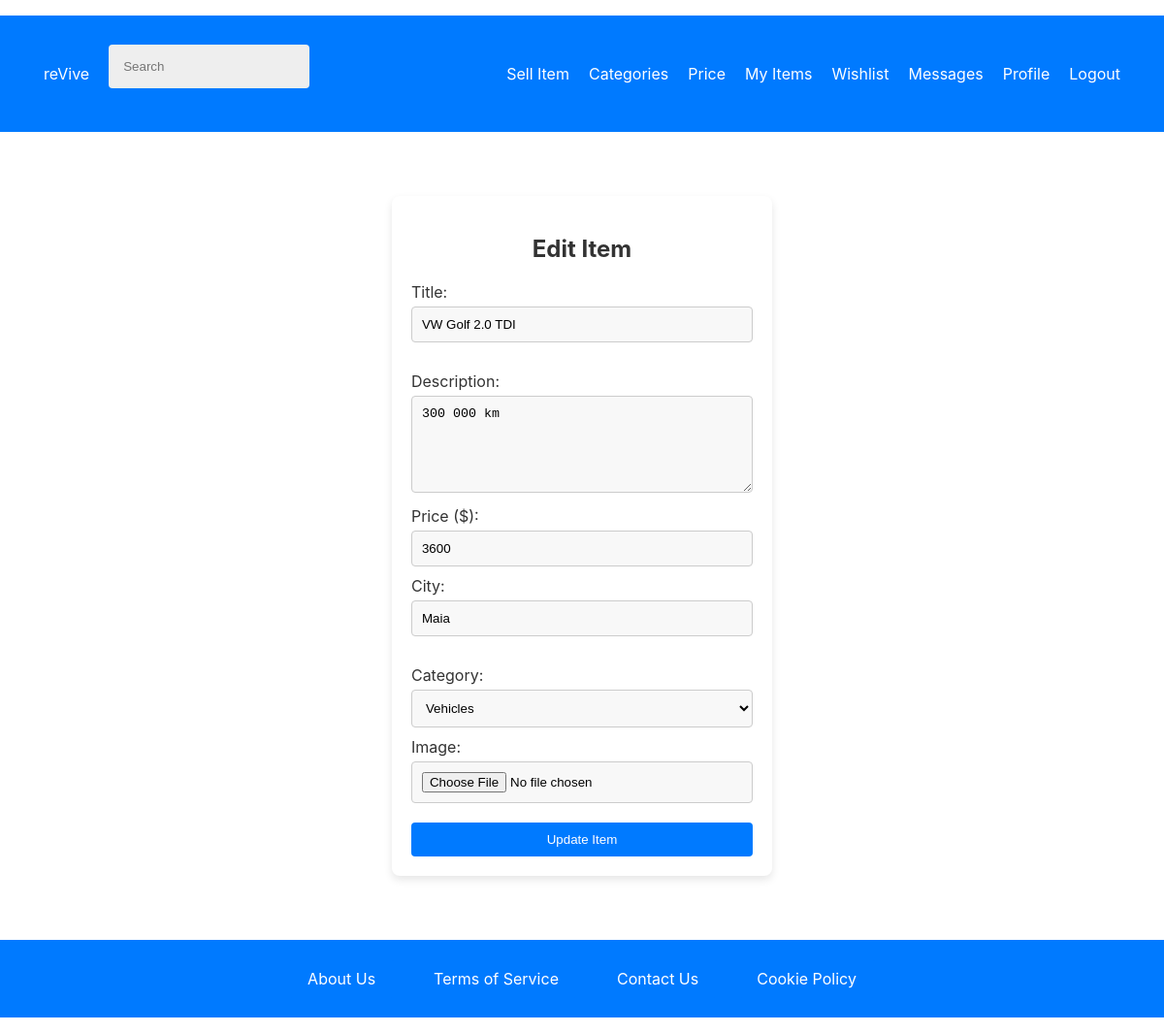
Page /pages/edit_item.php?item_id=7 (signed in) on the earlier database version.
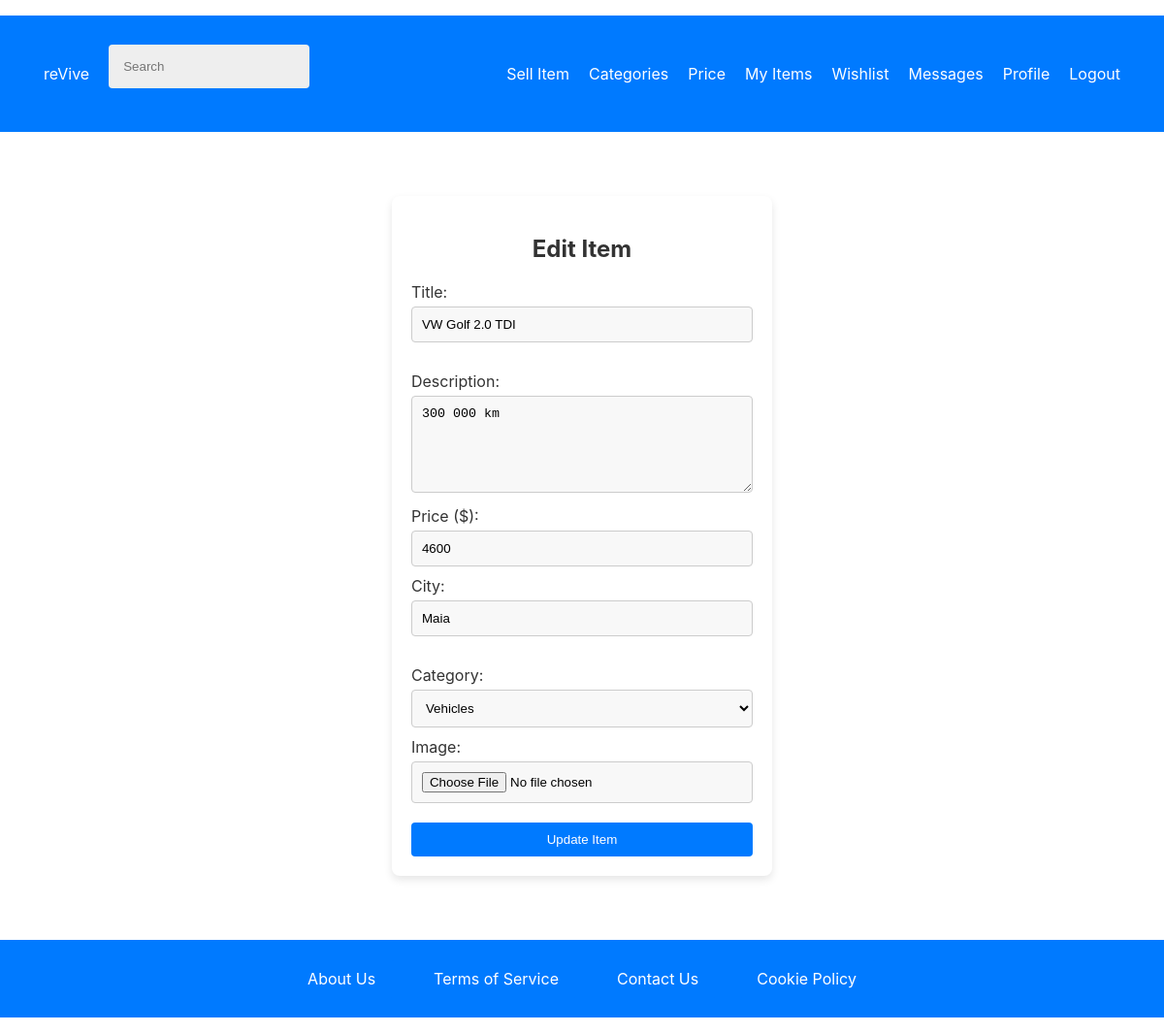
Same page on the later database version.
### tables this page shows
CREATE TABLE items (
    item_id INTEGER PRIMARY KEY AUTOINCREMENT,
    user_id INTEGER NOT NULL,
    category_id INTEGER NOT NULL,
    title TEXT NOT NULL,
    description TEXT NOT NULL,
    city TEXT NOT NULL,
    price REAL NOT NULL,
    image_path TEXT, sold_date TEXT,
    FOREIGN KEY (user_id) REFERENCES users(user_id),
    FOREIGN KEY (category_id) REFERENCES categories(category_id)
);

CREATE TABLE categories (
    category_id INTEGER PRIMARY KEY AUTOINCREMENT,
    name TEXT NOT NULL UNIQUE
);

### database/items.class.php (called while the page is built, shortened)
<?php
class Item {
    public function __construct(array $data = []) {
        $this->category_id = $data['category_id'] ?? 0;
        $this->title = $data['title'] ?? '';
        $this->description = $data['description'] ?? '';
        $this->city = $data['city'] ?? '';
        $this->price = isset($data['price']) ? (float)$data['price'] : 0.0;
    }
    static function getItemById(PDO $db, int $id): ?Item {
        $stmt = $db->prepare('SELECT * FROM items WHERE item_id = ?');
        $stmt->execute([$id]);
        $item = $stmt->fetch(PDO::FETCH_ASSOC);
        return $item ? new Item($item) : null;
    }
}
?>

### database/categories.class.php (called while the page is built, shortened)
<?php
class Category {
    public static function getAllCategories(PDO $db): array {
        $stmt = $db->prepare("SELECT * FROM categories");
        $stmt->execute();
        return $stmt->fetchAll(PDO::FETCH_ASSOC);
    }
}
?>

### pages/edit_item.php (the view, shortened to what this page needs)
<?php
require_once(__DIR__ . '/../templates/common.php');
require_once(__DIR__ . '/../database/connection.db.php');
require_once(__DIR__ . '/../database/items.class.php');
require_once(__DIR__ . '/../database/categories.class.php');
$db = getDatabaseConnection();
$itemId = intval($_GET['item_id'] ?? 0);
$item = Item::getItemById($db, $itemId);
$categories = Category::getAllCategories($db);
?>
<link rel="stylesheet" type="text/css" href="../styles/add_item.css">
<div class="add_item_container">
    <form action="../actions/action_edit_item.php" method="post" enctype="multipart/form-data">
        <h2>Edit Item</h2>
        <label for="title">Title:</label>
        <input type="text" id="title" name="title" value="<?= htmlspecialchars($item->title) ?>" required>
        <label for="description">Description:</label>
        <textarea id="description" name="description" required><?= htmlspecialchars($item->description) ?></textarea>
        <label for="price">Price ($):</label>
        <input type="number" id="price" name="price" value="<?= htmlspecialchars($item->price) ?>" step="0.01" required>
        <label for="city">City:</label>
        <input type="text" id="city" name="city" value="<?= htmlspecialchars($item->city) ?>" required>
        <label for="category_id">Category:</label>
        <select id="category_id" name="category_id" required>
            <?php foreach ($categories as $category): ?>
                <option value="<?= $category['category_id'] ?>" <?= $category['category_id'] == $item->category_id ? 'selected' : '' ?>>
                    <?= htmlspecialchars($category['name']) ?>
                </option>
            <?php endforeach; ?>
        </select>
        <label for="image">Image:</label>
        <input type="file" id="image" name="image">
        <button type="submit">Update Item</button>
    </form>
</div>

Differences in the rows shown:
changed items "VW Golf 2.0 TDI": price "3600" → "4600"
